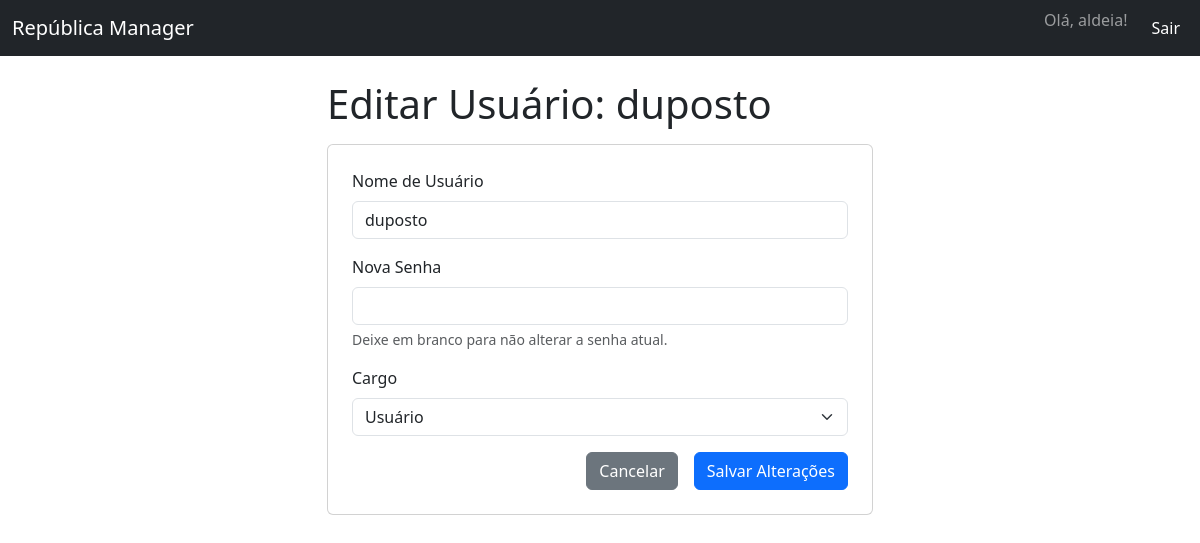
Page /admin/usuarios/editar/2 (signed in) on the committed database.
### app/models.py (models this page shows, shortened)
class User(UserMixin, db.Model):
    __tablename__ = 'usuarios'
    id = db.Column(db.Integer, primary_key=True)
    username = db.Column(db.String(80), unique=True, nullable=False)
    password_hash = db.Column(db.String(120), nullable=False)
    cargo = db.Column(db.String(20), nullable=False, default='usuario')
    def is_admin(self):
        return self.cargo == 'admin'
    def is_gerenciador(self):
        return self.cargo in ['admin', 'gerenciador']

### app/admin.py (the view, shortened to what this page needs)
@admin_bp.route('/usuarios/editar/<int:user_id>', methods=['GET', 'POST'])
@login_required
@manager_required
def edit_usuario(user_id):
    user_alvo = User.query.get_or_404(user_id)
    if user_alvo.is_admin() and not current_user.is_admin():
        flash('Acesso negado: você não pode editar um administrador.', 'danger')
        return redirect(url_for('admin.lista_usuarios'))
    return render_template('criar_usuario.html', user_alvo=user_alvo)

### app/admin.py (called while the page is built)
def manager_required(f):
    @wraps(f)
    def decorated_function(*args, **kwargs):
        if not current_user.is_gerenciador():
            abort(403)
        return f(*args, **kwargs)
    return decorated_function

### app/templates/criar_usuario.html (shortened to what this page needs)
{% extends "layout.html" %}
{% block content %}
<div class="container mt-4">
    <div class="col-md-8 col-lg-6 mx-auto">
        {% if user_alvo %}
            <h1>Editar Usuário: {{ user_alvo.username }}</h1>
        {% else %}
            <h1>Criar Novo Usuário</h1>
        {% endif %}
        <div class="card p-4 mt-3">
            <form method="POST" action="{% if user_alvo %}{{ url_for('admin.edit_usuario', user_id=user_alvo.id) }}{% else %}{{ url_for('admin.criar_usuario') }}{% endif %}">
                <div class="mb-3">
                    <label for="username" class="form-label">Nome de Usuário</label>
                    <input type="text" class="form-control" id="username" name="username" value="{{ user_alvo.username if user_alvo else '' }}" required>
                </div>
                <div class="mb-3">
                    <label for="password" class="form-label">Nova Senha</label>
                    <input type="password" class="form-control" id="password" name="password" {% if not user_alvo %}required{% endif %}>
                    {% if user_alvo %}
                        <div class="form-text">Deixe em branco para não alterar a senha atual.</div>
                    {% endif %}
                </div>
                <div class="mb-3">
                    <label for="cargo" class="form-label">Cargo</label>
                    <select class="form-select" id="cargo" name="cargo">
                        <option value="usuario" {% if user_alvo and user_alvo.cargo == 'usuario' %}selected{% endif %}>Usuário</option>
                    </select>
                </div>
                <div class="d-grid gap-2 d-md-flex justify-content-md-end">
                    <a href="{{ url_for('admin.lista_usuarios') }}" class="btn btn-secondary me-md-2">Cancelar</a>
                    <button type="submit" class="btn btn-primary">{% if user_alvo %}Salvar Alterações{% else %}Criar Usuário{% endif %}</button>
                </div>
            </form>
        </div>
    </div>
</div>
{% endblock %}

### app/templates/layout.html (shortened to what this page needs)
<!DOCTYPE html>
<html lang="pt-BR">
<head>
    <link href="https://cdn.jsdelivr.net/npm/bootstrap@5.3.3/dist/css/bootstrap.min.css" rel="stylesheet">
</head>
<body>
    {% if current_user.is_authenticated %}
    <nav class="navbar navbar-expand-lg navbar-dark bg-dark">
        <div class="container-fluid">
            <a class="navbar-brand" href="{{ url_for('routes.index') }}">República Manager</a>
            <div class="collapse navbar-collapse" id="navbarNav">
                <ul class="navbar-nav ms-auto">
                    <li class="nav-item">
                        <span class="navbar-text me-3">
                            Olá, {{ current_user.username }}!
                        </span>
                    </li>
                    <li class="nav-item">
                        <a class="nav-link btn btn-danger btn-sm text-white" href="{{ url_for('routes.logout') }}">Sair</a>
                    </li>
                </ul>
            </div>
        </div>
    </nav>
    {% endif %}
    <main class="container mt-4">
        {% block content %}{% endblock %}
    </main>
</body>
</html>

### rows in the picture
User: username "aldeia"
User: username "duposto", cargo "Usuário"
